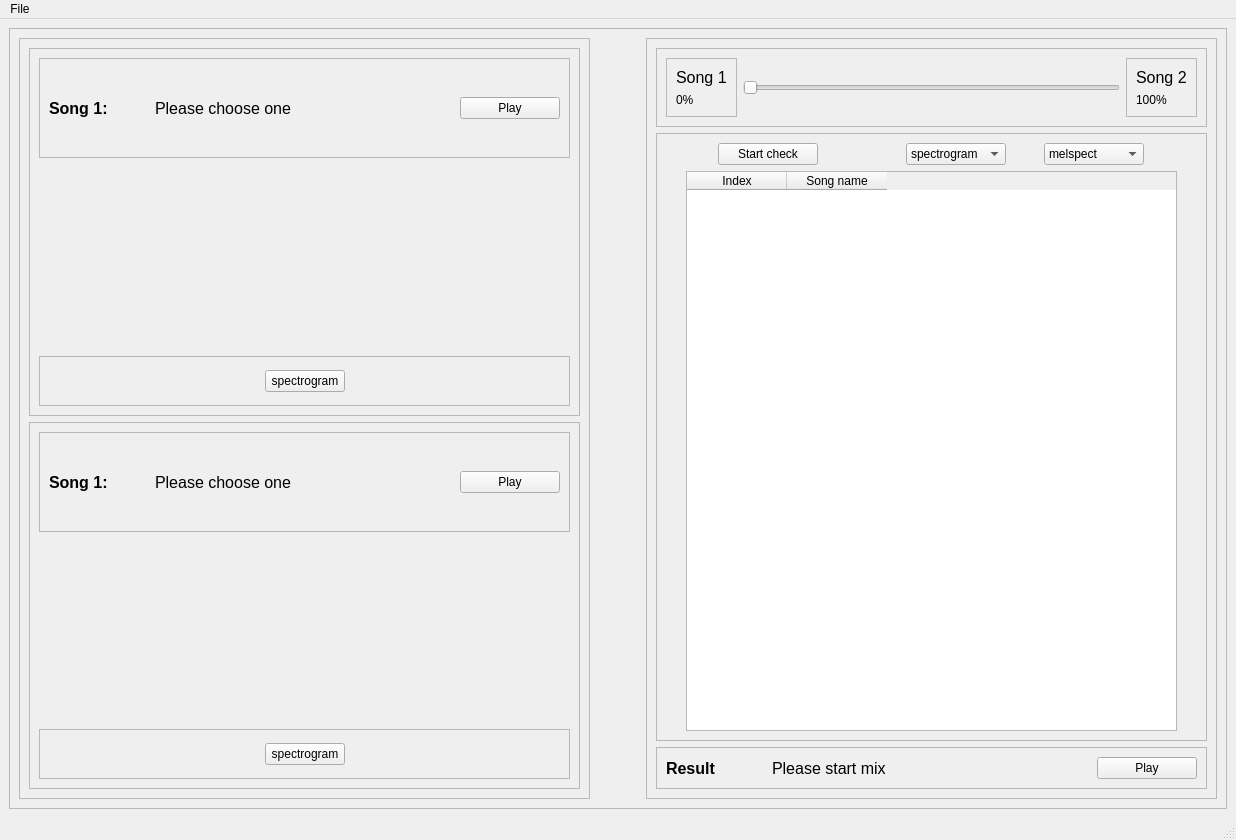
<?xml version="1.0" encoding="UTF-8"?>
<ui version="4.0">
 <class>MainWindow</class>
 <widget class="QMainWindow" name="MainWindow">
  <property name="geometry">
   <rect>
    <x>0</x>
    <y>0</y>
    <width>1236</width>
    <height>840</height>
   </rect>
  </property>
  <property name="windowTitle">
   <string>MainWindow</string>
  </property>
  <widget class="QWidget" name="centralwidget">
   <layout class="QGridLayout" name="gridLayout_15">
    <item row="0" column="0">
     <widget class="QFrame" name="frame">
      <property name="frameShape">
       <enum>QFrame::StyledPanel</enum>
      </property>
      <property name="frameShadow">
       <enum>QFrame::Raised</enum>
      </property>
      <layout class="QGridLayout" name="gridLayout_14">
       <item row="0" column="0">
        <layout class="QHBoxLayout" name="horizontalLayout_9">
         <item>
          <widget class="QFrame" name="frame_6">
           <property name="minimumSize">
            <size>
             <width>500</width>
             <height>0</height>
            </size>
           </property>
           <property name="frameShape">
            <enum>QFrame::StyledPanel</enum>
           </property>
           <property name="frameShadow">
            <enum>QFrame::Raised</enum>
           </property>
           <layout class="QGridLayout" name="gridLayout_13">
            <item row="0" column="0">
             <layout class="QVBoxLayout" name="verticalLayout_3">
              <item>
               <widget class="QFrame" name="frame_2">
                <property name="frameShape">
                 <enum>QFrame::StyledPanel</enum>
                </property>
                <property name="frameShadow">
                 <enum>QFrame::Raised</enum>
                </property>
                <layout class="QGridLayout" name="gridLayout_2">
                 <item row="0" column="0">
                  <layout class="QVBoxLayout" name="verticalLayout">
                   <item>
                    <widget class="QFrame" name="frame_3">
                     <property name="maximumSize">
                      <size>
                       <width>16777215</width>
                       <height>100</height>
                      </size>
                     </property>
                     <property name="frameShape">
                      <enum>QFrame::StyledPanel</enum>
                     </property>
                     <property name="frameShadow">
                      <enum>QFrame::Raised</enum>
                     </property>
                     <layout class="QGridLayout" name="gridLayout">
                      <item row="0" column="0">
                       <layout class="QHBoxLayout" name="horizontalLayout">
                        <item>
                         <widget class="QLabel" name="label">
                          <property name="maximumSize">
                           <size>
                            <width>100</width>
                            <height>16777215</height>
                           </size>
                          </property>
                          <property name="font">
                           <font>
                            <pointsize>12</pointsize>
                            <weight>75</weight>
                            <bold>true</bold>
                           </font>
                          </property>
                          <property name="text">
                           <string>Song 1:</string>
                          </property>
                         </widget>
                        </item>
                        <item>
                         <widget class="QLabel" name="song1_name">
                          <property name="font">
                           <font>
                            <pointsize>12</pointsize>
                           </font>
                          </property>
                          <property name="text">
                           <string>Please choose one </string>
                          </property>
                         </widget>
                        </item>
                        <item>
                         <widget class="QPushButton" name="play_song1">
                          <property name="maximumSize">
                           <size>
                            <width>100</width>
                            <height>16777215</height>
                           </size>
                          </property>
                          <property name="text">
                           <string>Play</string>
                          </property>
                         </widget>
                        </item>
                       </layout>
                      </item>
                     </layout>
                    </widget>
                   </item>
                   <item>
                    <widget class="PlotWidget" name="song1_plot" native="true"/>
                   </item>
                   <item>
                    <widget class="QFrame" name="frame_14">
                     <property name="maximumSize">
                      <size>
                       <width>16777215</width>
                       <height>50</height>
                      </size>
                     </property>
                     <property name="frameShape">
                      <enum>QFrame::StyledPanel</enum>
                     </property>
                     <property name="frameShadow">
                      <enum>QFrame::Raised</enum>
                     </property>
                     <layout class="QGridLayout" name="gridLayout_12">
                      <item row="0" column="0">
                       <layout class="QHBoxLayout" name="horizontalLayout_8">
                        <item>
                         <spacer name="horizontalSpacer_8">
                          <property name="orientation">
                           <enum>Qt::Horizontal</enum>
                          </property>
                          <property name="sizeHint" stdset="0">
                           <size>
                            <width>40</width>
                            <height>20</height>
                           </size>
                          </property>
                         </spacer>
                        </item>
                        <item>
                         <widget class="QPushButton" name="spectogram1">
                          <property name="text">
                           <string>spectrogram</string>
                          </property>
                         </widget>
                        </item>
                        <item>
                         <spacer name="horizontalSpacer_9">
                          <property name="orientation">
                           <enum>Qt::Horizontal</enum>
                          </property>
                          <property name="sizeHint" stdset="0">
                           <size>
                            <width>40</width>
                            <height>20</height>
                           </size>
                          </property>
                         </spacer>
                        </item>
                       </layout>
                      </item>
                     </layout>
                    </widget>
                   </item>
                  </layout>
                 </item>
                </layout>
               </widget>
              </item>
              <item>
               <widget class="QFrame" name="frame_4">
                <property name="frameShape">
                 <enum>QFrame::StyledPanel</enum>
                </property>
                <property name="frameShadow">
                 <enum>QFrame::Raised</enum>
                </property>
                <layout class="QGridLayout" name="gridLayout_5">
                 <item row="0" column="0">
                  <layout class="QVBoxLayout" name="verticalLayout_2">
                   <item>
                    <widget class="QFrame" name="frame_5">
                     <property name="maximumSize">
                      <size>
                       <width>16777215</width>
                       <height>100</height>
                      </size>
                     </property>
                     <property name="frameShape">
                      <enum>QFrame::StyledPanel</enum>
                     </property>
                     <property name="frameShadow">
                      <enum>QFrame::Raised</enum>
                     </property>
                     <layout class="QGridLayout" name="gridLayout_4">
                      <item row="0" column="0">
                       <layout class="QHBoxLayout" name="horizontalLayout_2">
                        <item>
                         <widget class="QLabel" name="label_3">
                          <property name="maximumSize">
                           <size>
                            <width>100</width>
                            <height>16777215</height>
                           </size>
                          </property>
                          <property name="font">
                           <font>
                            <pointsize>12</pointsize>
                            <weight>75</weight>
                            <bold>true</bold>
                           </font>
                          </property>
                          <property name="text">
                           <string>Song 1:</string>
                          </property>
                         </widget>
                        </item>
                        <item>
                         <widget class="QLabel" name="song2_name">
                          <property name="font">
                           <font>
                            <pointsize>12</pointsize>
                           </font>
                          </property>
                          <property name="text">
                           <string>Please choose one </string>
                          </property>
                         </widget>
                        </item>
                        <item>
                         <widget class="QPushButton" name="play_song2">
                          <property name="maximumSize">
                           <size>
                            <width>100</width>
                            <height>16777215</height>
                           </size>
                          </property>
                          <property name="text">
                           <string>Play</string>
                          </property>
                         </widget>
                        </item>
                       </layout>
                      </item>
                     </layout>
                    </widget>
                   </item>
                   <item>
                    <widget class="PlotWidget" name="song2_plot" native="true"/>
                   </item>
                   <item>
                    <widget class="QFrame" name="frame_13">
                     <property name="maximumSize">
                      <size>
                       <width>16777215</width>
                       <height>50</height>
                      </size>
                     </property>
                     <property name="frameShape">
                      <enum>QFrame::StyledPanel</enum>
                     </property>
                     <property name="frameShadow">
                      <enum>QFrame::Raised</enum>
                     </property>
                     <layout class="QGridLayout" name="gridLayout_3">
                      <item row="0" column="0">
                       <layout class="QHBoxLayout" name="horizontalLayout_7">
                        <item>
                         <spacer name="horizontalSpacer_6">
                          <property name="orientation">
                           <enum>Qt::Horizontal</enum>
                          </property>
                          <property name="sizeHint" stdset="0">
                           <size>
                            <width>40</width>
                            <height>20</height>
                           </size>
                          </property>
                         </spacer>
                        </item>
                        <item>
                         <widget class="QPushButton" name="spectogram2">
                          <property name="text">
                           <string>spectrogram</string>
                          </property>
                         </widget>
                        </item>
                        <item>
                         <spacer name="horizontalSpacer_7">
                          <property name="orientation">
                           <enum>Qt::Horizontal</enum>
                          </property>
                          <property name="sizeHint" stdset="0">
                           <size>
                            <width>40</width>
                            <height>20</height>
                           </size>
                          </property>
                         </spacer>
                        </item>
                       </layout>
                      </item>
                     </layout>
                    </widget>
                   </item>
                  </layout>
                 </item>
                </layout>
               </widget>
              </item>
             </layout>
            </item>
           </layout>
          </widget>
         </item>
         <item>
          <spacer name="horizontalSpacer_5">
           <property name="orientation">
            <enum>Qt::Horizontal</enum>
           </property>
           <property name="sizeType">
            <enum>QSizePolicy::Fixed</enum>
           </property>
           <property name="sizeHint" stdset="0">
            <size>
             <width>50</width>
             <height>20</height>
            </size>
           </property>
          </spacer>
         </item>
         <item>
          <widget class="QFrame" name="frame_7">
           <property name="frameShape">
            <enum>QFrame::StyledPanel</enum>
           </property>
           <property name="frameShadow">
            <enum>QFrame::Raised</enum>
           </property>
           <layout class="QGridLayout" name="gridLayout_11">
            <item row="0" column="0">
             <layout class="QVBoxLayout" name="verticalLayout_7">
              <item>
               <widget class="QFrame" name="frame_8">
                <property name="maximumSize">
                 <size>
                  <width>16777215</width>
                  <height>200</height>
                 </size>
                </property>
                <property name="frameShape">
                 <enum>QFrame::StyledPanel</enum>
                </property>
                <property name="frameShadow">
                 <enum>QFrame::Raised</enum>
                </property>
                <layout class="QGridLayout" name="gridLayout_8">
                 <item row="0" column="0">
                  <layout class="QHBoxLayout" name="horizontalLayout_3">
                   <item>
                    <widget class="QFrame" name="frame_9">
                     <property name="frameShape">
                      <enum>QFrame::StyledPanel</enum>
                     </property>
                     <property name="frameShadow">
                      <enum>QFrame::Raised</enum>
                     </property>
                     <layout class="QGridLayout" name="gridLayout_6">
                      <item row="0" column="0">
                       <layout class="QVBoxLayout" name="verticalLayout_4">
                        <item>
                         <widget class="QLabel" name="label_5">
                          <property name="font">
                           <font>
                            <pointsize>12</pointsize>
                           </font>
                          </property>
                          <property name="text">
                           <string>Song 1</string>
                          </property>
                         </widget>
                        </item>
                        <item>
                         <widget class="QLabel" name="song1_percent">
                          <property name="text">
                           <string>0%</string>
                          </property>
                         </widget>
                        </item>
                       </layout>
                      </item>
                     </layout>
                    </widget>
                   </item>
                   <item>
                    <widget class="QSlider" name="slider">
                     <property name="orientation">
                      <enum>Qt::Horizontal</enum>
                     </property>
                    </widget>
                   </item>
                   <item>
                    <widget class="QFrame" name="frame_10">
                     <property name="frameShape">
                      <enum>QFrame::StyledPanel</enum>
                     </property>
                     <property name="frameShadow">
                      <enum>QFrame::Raised</enum>
                     </property>
                     <layout class="QGridLayout" name="gridLayout_7">
                      <item row="0" column="0">
                       <layout class="QVBoxLayout" name="verticalLayout_5">
                        <item>
                         <widget class="QLabel" name="label_6">
                          <property name="font">
                           <font>
                            <pointsize>12</pointsize>
                           </font>
                          </property>
                          <property name="text">
                           <string>Song 2</string>
                          </property>
                         </widget>
                        </item>
                        <item>
                         <widget class="QLabel" name="song2_percent">
                          <property name="text">
                           <string>100%</string>
                          </property>
                         </widget>
                        </item>
                       </layout>
                      </item>
                     </layout>
                    </widget>
                   </item>
                  </layout>
                 </item>
                </layout>
               </widget>
              </item>
              <item>
               <widget class="QFrame" name="frame_11">
                <property name="frameShape">
                 <enum>QFrame::StyledPanel</enum>
                </property>
                <property name="frameShadow">
                 <enum>QFrame::Raised</enum>
                </property>
                <layout class="QGridLayout" name="gridLayout_9">
                 <item row="0" column="0">
                  <layout class="QVBoxLayout" name="verticalLayout_6">
                   <item>
                    <layout class="QHBoxLayout" name="horizontalLayout_4">
                     <item>
                      <spacer name="horizontalSpacer_2">
                       <property name="orientation">
                        <enum>Qt::Horizontal</enum>
                       </property>
                       <property name="sizeType">
                        <enum>QSizePolicy::Fixed</enum>
                       </property>
                       <property name="sizeHint" stdset="0">
                        <size>
                         <width>20</width>
                         <height>20</height>
                        </size>
                       </property>
                      </spacer>
                     </item>
                     <item>
                      <widget class="QPushButton" name="start_check">
                       <property name="maximumSize">
                        <size>
                         <width>100</width>
                         <height>16777215</height>
                        </size>
                       </property>
                       <property name="text">
                        <string>Start check</string>
                       </property>
                      </widget>
                     </item>
                     <item>
                      <spacer name="horizontalSpacer">
                       <property name="orientation">
                        <enum>Qt::Horizontal</enum>
                       </property>
                       <property name="sizeType">
                        <enum>QSizePolicy::Fixed</enum>
                       </property>
                       <property name="sizeHint" stdset="0">
                        <size>
                         <width>50</width>
                         <height>20</height>
                        </size>
                       </property>
                      </spacer>
                     </item>
                     <item>
                      <widget class="QComboBox" name="comboBox_2">
                       <property name="maximumSize">
                        <size>
                         <width>100</width>
                         <height>16777215</height>
                        </size>
                       </property>
                       <item>
                        <property name="text">
                         <string>spectrogram</string>
                        </property>
                       </item>
                       <item>
                        <property name="text">
                         <string>melspect</string>
                        </property>
                       </item>
                       <item>
                        <property name="text">
                         <string>centriod</string>
                        </property>
                       </item>
                       <item>
                        <property name="text">
                         <string>rolloff</string>
                        </property>
                       </item>
                       <item>
                        <property name="text">
                         <string>mfccs</string>
                        </property>
                       </item>
                      </widget>
                     </item>
                     <item>
                      <widget class="QComboBox" name="comboBox">
                       <property name="maximumSize">
                        <size>
                         <width>100</width>
                         <height>16777215</height>
                        </size>
                       </property>
                       <item>
                        <property name="text">
                         <string>melspect</string>
                        </property>
                       </item>
                       <item>
                        <property name="text">
                         <string>None</string>
                        </property>
                       </item>
                       <item>
                        <property name="text">
                         <string>spectrogram</string>
                        </property>
                       </item>
                       <item>
                        <property name="text">
                         <string>mfccs</string>
                        </property>
                       </item>
                       <item>
                        <property name="text">
                         <string>rolloff</string>
                        </property>
                       </item>
                       <item>
                        <property name="text">
                         <string>centriod</string>
                        </property>
                       </item>
                      </widget>
                     </item>
                     <item>
                      <spacer name="horizontalSpacer_10">
                       <property name="orientation">
                        <enum>Qt::Horizontal</enum>
                       </property>
                       <property name="sizeType">
                        <enum>QSizePolicy::Fixed</enum>
                       </property>
                       <property name="sizeHint" stdset="0">
                        <size>
                         <width>20</width>
                         <height>20</height>
                        </size>
                       </property>
                      </spacer>
                     </item>
                    </layout>
                   </item>
                   <item>
                    <layout class="QHBoxLayout" name="horizontalLayout_5">
                     <item>
                      <spacer name="horizontalSpacer_3">
                       <property name="orientation">
                        <enum>Qt::Horizontal</enum>
                       </property>
                       <property name="sizeType">
                        <enum>QSizePolicy::Fixed</enum>
                       </property>
                       <property name="sizeHint" stdset="0">
                        <size>
                         <width>20</width>
                         <height>20</height>
                        </size>
                       </property>
                      </spacer>
                     </item>
                     <item>
                      <widget class="QTableWidget" name="table">
                       <property name="minimumSize">
                        <size>
                         <width>250</width>
                         <height>0</height>
                        </size>
                       </property>
                       <property name="maximumSize">
                        <size>
                         <width>16777215</width>
                         <height>16777215</height>
                        </size>
                       </property>
                       <column>
                        <property name="text">
                         <string>Index</string>
                        </property>
                       </column>
                       <column>
                        <property name="text">
                         <string>Song name</string>
                        </property>
                       </column>
                      </widget>
                     </item>
                     <item>
                      <spacer name="horizontalSpacer_4">
                       <property name="orientation">
                        <enum>Qt::Horizontal</enum>
                       </property>
                       <property name="sizeType">
                        <enum>QSizePolicy::Fixed</enum>
                       </property>
                       <property name="sizeHint" stdset="0">
                        <size>
                         <width>20</width>
                         <height>20</height>
                        </size>
                       </property>
                      </spacer>
                     </item>
                    </layout>
                   </item>
                  </layout>
                 </item>
                </layout>
               </widget>
              </item>
              <item>
               <widget class="QFrame" name="frame_12">
                <property name="maximumSize">
                 <size>
                  <width>16777215</width>
                  <height>100</height>
                 </size>
                </property>
                <property name="frameShape">
                 <enum>QFrame::StyledPanel</enum>
                </property>
                <property name="frameShadow">
                 <enum>QFrame::Raised</enum>
                </property>
                <layout class="QGridLayout" name="gridLayout_10">
                 <item row="0" column="0">
                  <layout class="QHBoxLayout" name="horizontalLayout_6">
                   <item>
                    <widget class="QLabel" name="label_10">
                     <property name="maximumSize">
                      <size>
                       <width>100</width>
                       <height>16777215</height>
                      </size>
                     </property>
                     <property name="font">
                      <font>
                       <pointsize>12</pointsize>
                       <weight>75</weight>
                       <bold>true</bold>
                      </font>
                     </property>
                     <property name="text">
                      <string>Result</string>
                     </property>
                    </widget>
                   </item>
                   <item>
                    <widget class="QLabel" name="result_name">
                     <property name="font">
                      <font>
                       <pointsize>12</pointsize>
                      </font>
                     </property>
                     <property name="text">
                      <string>Please start mix</string>
                     </property>
                    </widget>
                   </item>
                   <item>
                    <widget class="QPushButton" name="play_result">
                     <property name="maximumSize">
                      <size>
                       <width>100</width>
                       <height>16777215</height>
                      </size>
                     </property>
                     <property name="text">
                      <string>Play</string>
                     </property>
                    </widget>
                   </item>
                  </layout>
                 </item>
                </layout>
               </widget>
              </item>
             </layout>
            </item>
           </layout>
          </widget>
         </item>
        </layout>
       </item>
      </layout>
     </widget>
    </item>
   </layout>
  </widget>
  <widget class="QMenuBar" name="menubar">
   <property name="geometry">
    <rect>
     <x>0</x>
     <y>0</y>
     <width>1236</width>
     <height>26</height>
    </rect>
   </property>
   <widget class="QMenu" name="menuOpen">
    <property name="title">
     <string>File</string>
    </property>
    <addaction name="open_song1"/>
    <addaction name="open_song2"/>
   </widget>
   <addaction name="menuOpen"/>
  </widget>
  <widget class="QStatusBar" name="statusbar"/>
  <action name="open_song1">
   <property name="text">
    <string>open song1</string>
   </property>
   <property name="statusTip">
    <string>open File</string>
   </property>
   <property name="shortcut">
    <string>Ctrl+1</string>
   </property>
   <property name="shortcutContext">
    <enum>Qt::WidgetShortcut</enum>
   </property>
  </action>
  <action name="open_song2">
   <property name="text">
    <string>open song2</string>
   </property>
   <property name="statusTip">
    <string>open file</string>
   </property>
   <property name="shortcut">
    <string>Ctrl+2</string>
   </property>
  </action>
 </widget>
 <customwidgets>
  <customwidget>
   <class>PlotWidget</class>
   <extends>QWidget</extends>
   <header>pyqtgraph.h</header>
   <container>1</container>
  </customwidget>
 </customwidgets>
 <resources/>
 <connections/>
</ui>
